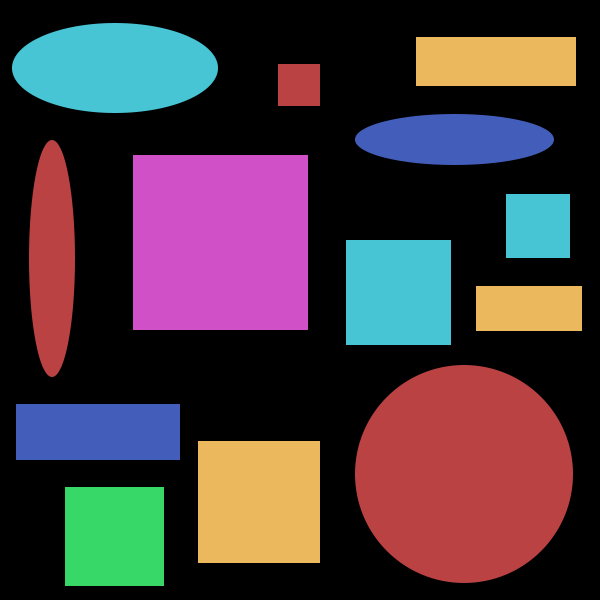
#> input picture kYa_lp2/src/circles_and_squares.png, 600 x 600 px, found by its file name
$ jupyter execute ContourApproximationQuiz.ipynb
#> lines starting #> are read from the running program, lines starting #| are printed output that depends on the picture; after the words box and inside, x2 and y2 are one past the last pixel; in counts of white or black regions, pixels touching at a corner belong together
### kYa_lp2/mods/kYaDemo.py
import cv2 as cv
from matplotlib import pyplot as plt

def show_rgb_image(image, title=None, conversion=cv.COLOR_BGR2RGB):

    # Converts from one colour space to the other. this is needed as RGB
    # is not the default colour space for OpenCV
    image = cv.cvtColor(image, conversion)

    # Show the image
    plt.imshow(image)

    # remove the axis / ticks for a clean looking image
    plt.xticks([])
    plt.yticks([])

    # if a title is provided, show it
    if title is not None:
        plt.title(title)

    plt.show()

### kYa_lp2/ContourApproximationQuiz.ipynb
## Contour Approximation Quiz

[cell 1]
import cv2 as cv
import numpy as np
import mods.kYaDemo as kdm
from matplotlib import pyplot as plt
import imutils

1. **Download the source code to this lesson, then open up approx_simple.py. Suppose we wanted to distinguish between circles and triangles rather than squares. What line of code would we have to change?**
- *Answer:  Line 24*

[cell 2]
# load the the cirles and squares img and convert it to grayscale
img = cv.imread("C:\Git\github\kYaRick\SolutionsSandbox\kYa_lp2\src\circles_and_squares.png")
#> img is the input picture: shape (600, 600, 3); mean B, G, R 62, 56.2, 70.8
gray = cv.cvtColor(img, cv.COLOR_BGR2GRAY)
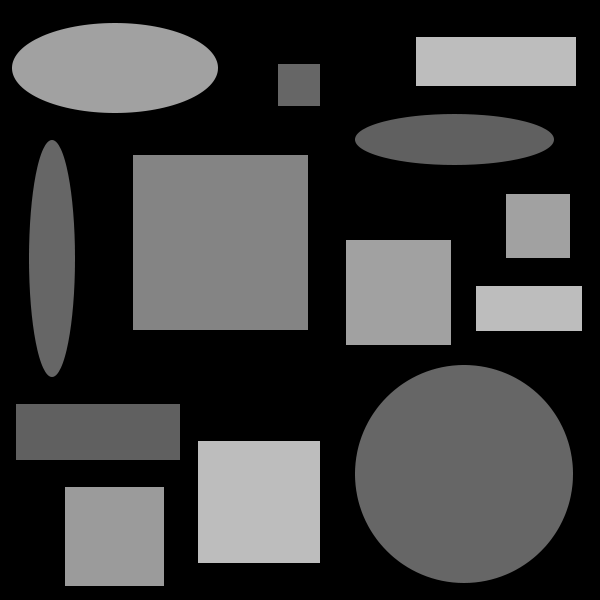
#> gray: shape (600, 600); min 0, max 189, mean 61.2

# find contours in the img
cnts = cv.findContours(gray.copy(), cv.RETR_EXTERNAL, cv.CHAIN_APPROX_SIMPLE)
#> cnts = 13 contours; largest, box (x1, y1, x2, y2) and area: (355, 365, 573, 583) 37385, (133, 155, 308, 330) 30276, (198, 441, 320, 563) 14641, (12, 23, 218, 113) 14593, (346, 240, 451, 345) 10816
cnts = imutils.grab_contours(cnts)

# loop over the contours
for c in cnts:
	# approximate the contour
	peri = cv.arcLength(c, True)
	approx = cv.approxPolyDP(c, 0.01 * peri, True)

	# draw the outline of the contour and draw the text on the img
	cv.drawContours(img, [c], -1, (0, 255, 255), 2)
	(x, y, w, h) = cv.boundingRect(approx)

	# if the approximated contour has 4 vertices, then we are examining
	# a rectangle or circle
	if len(approx) == 4:
		cv.putText(img, "Rectangle", (x, y - 5), cv.FONT_HERSHEY_SIMPLEX,
			0.5, (0, 255, 255), 2)
	else:
		cv.putText(img, "Circle", (x, y - 5), cv.FONT_HERSHEY_SIMPLEX,
			0.5, (0, 255, 255), 2)
#> this loop made 13 passes
#> (peri, approx, x, y, w, h) on passes 1, 2, 3, 5, 6, 7, 8, 11, 12: (392, [[65, 487], [65, 585], [163, 585], [163, 487]], 65, 487, 99, 99), (484, [[198, 441], [198, 562], [319, 562], [319, 441]], 198, 441, 122, 122), (436, [[16, 404], [16, 459], [179, 459], [179, 404]], 16, 404, 164, 56), (298, [[476, 286], [476, 330], [581, 330], [581, 286]], 476, 286, 106, 45), (416, [[346, 240], [346, 344], [450, 344], [450, 240]], 346, 240, 105, 105), (252, [[506, 194], [506, 257], [569, 257], [569, 194]], 506, 194, 64, 64), (696, [[133, 155], [133, 329], [307, 329], [307, 155]], 133, 155, 175, 175), (164, [[278, 64], [278, 105], [319, 105], [319, 64]], 278, 64, 42, 42), (414, [[416, 37], [416, 85], [575, 85], [575, 37]], 416, 37, 160, 49)
#> (peri, x, y, w, h) on passes 4, 9, 10, 13: (722.7, 355, 365, 218, 218), (517.5, 29, 140, 46, 237), (446.8, 355, 114, 199, 51), (508.3, 12, 23, 206, 90)
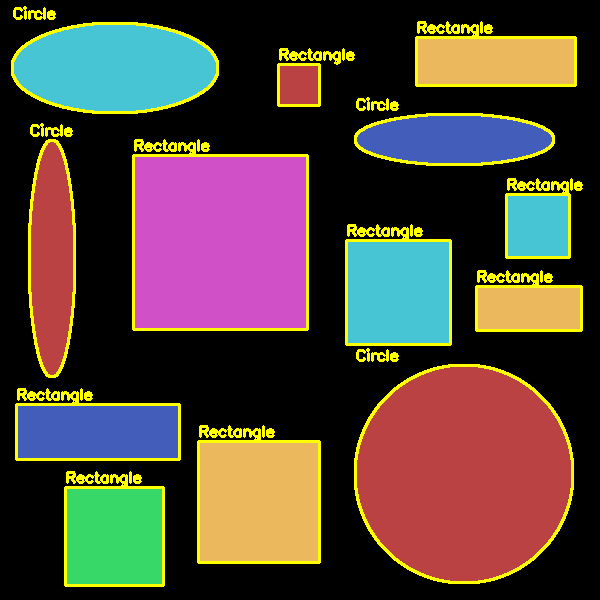
#> img: shape (600, 600, 3); 6.66% of pixels changed, all inside (x1, y1, x2, y2) = (11, 6, 583, 587)

# show the output img
kdm.show_rgb_image(img, "Result")

2. **Find the contour of the dog silhouette in the image and approximate the contour using 1% the length of the perimeter. How many points are in the approximated contour? (dog_contour.png)**
- *Answer:  Line 17*

[cell 3]
# Load the image in grayscale
img = cv.imread("./src/dog_contour.png", cv.IMREAD_GRAYSCALE)
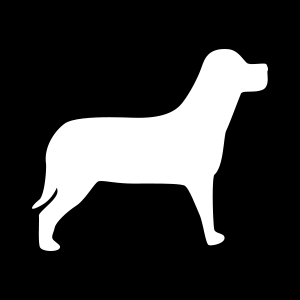
#> input picture kYa_lp2/src/dog_contour.png, 300 x 300 px
#> img is the input picture: shape (300, 300); min 0, max 255, mean 51.2

# Find the contours in the image
contours, hierarchy = cv.findContours(img, cv.RETR_EXTERNAL, cv.CHAIN_APPROX_SIMPLE)
#> contours = 1 contour; box (x1, y1, x2, y2) and area: (32, 49, 268, 251) 18156

# Approximate the contour using 1% of the perimeter length
epsilon = 0.01 * cv.arcLength(contours[0], True)
#> epsilon = 9.6
approx = cv.approxPolyDP(contours[0], epsilon, True)
#> approx = contour of 17 points, box (x1, y1, x2, y2) (32, 49, 268, 248), area 18336

# Print the number of points in the approximated contour
print("Number of points in approximated contour:", len(approx))
#| Number of points in approximated contour: 17

3. **How many points are in the approximated contour when we use 5% of the original perimeter? (dog_contour.png)**
- *Answer:  Line 5*

[cell 4]
# find contours in the image
contours, _ = cv.findContours(img, cv.RETR_EXTERNAL, cv.CHAIN_APPROX_SIMPLE)

# loop over the contours
for contour in contours:
    # approximate the contour using 5% of the perimeter length
    perimeter = cv.arcLength(contour, True)
    epsilon = .05 * perimeter
    approx_contour = cv.approxPolyDP(contour, epsilon, True)

    # print the number of points in the approximated contour
    print(f"Number of points in approximated contour: {len(approx_contour)}")
#> this loop made 1 pass
#> (perimeter, epsilon) on pass 1: (960.3, 48.02)
#| Number of points in approximated contour: 5

4. **How many points are in the approximated contour when we use 10% of the original perimeter? (dog_contour.png)**
- *Answer:  Line 3*

[cell 5]
# find contours in the image
contours, _ = cv.findContours(img, cv.RETR_EXTERNAL, cv.CHAIN_APPROX_SIMPLE)

# loop over the contours
for contour in contours:
    # approximate the contour using 5% of the perimeter length
    perimeter = cv.arcLength(contour, True)
    epsilon = .1 * perimeter
    approx_contour = cv.approxPolyDP(contour, epsilon, True)

    # print the number of points in the approximated contour
    print(f"Number of points in approximated contour: {len(approx_contour)}")
#> this loop made 1 pass
#> (perimeter, epsilon, approx_contour) on pass 1: (960.3, 96.03, [[267, 65], [39, 247], [223, 241]])
#| Number of points in approximated contour: 3
